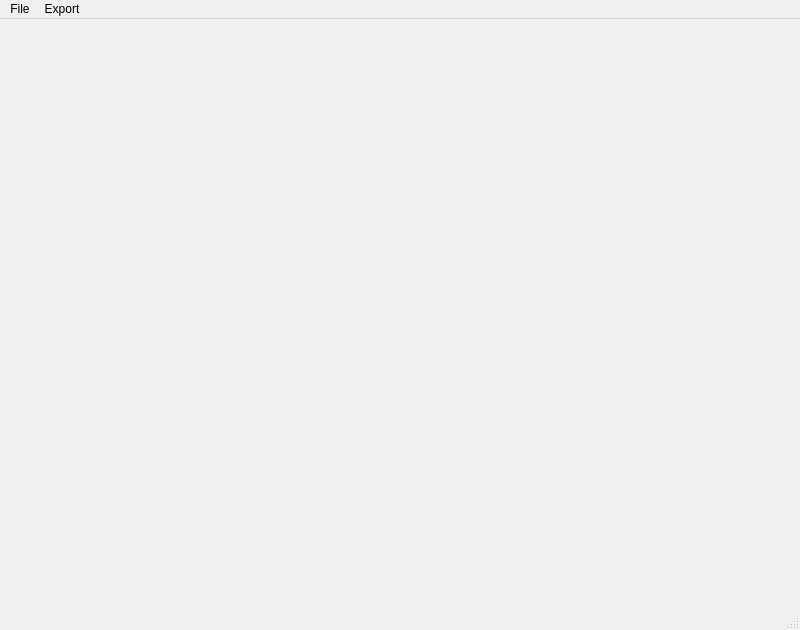
<?xml version="1.0" encoding="UTF-8"?>
<ui version="4.0">
 <class>MainWindow</class>
 <widget class="QMainWindow" name="MainWindow">
  <property name="geometry">
   <rect>
    <x>0</x>
    <y>0</y>
    <width>800</width>
    <height>630</height>
   </rect>
  </property>
  <property name="windowTitle">
   <string>DynGraph</string>
  </property>
  <widget class="QWidget" name="centralwidget">
   <layout class="QHBoxLayout" name="horizontalLayout">
    <item>
     <widget class="QTabWidget" name="tabWidget">
      <property name="currentIndex">
       <number>-1</number>
      </property>
      <property name="documentMode">
       <bool>true</bool>
      </property>
      <property name="tabsClosable">
       <bool>true</bool>
      </property>
     </widget>
    </item>
   </layout>
  </widget>
  <widget class="QStatusBar" name="statusBar"/>
  <widget class="QMenuBar" name="menuBar">
   <property name="geometry">
    <rect>
     <x>0</x>
     <y>0</y>
     <width>800</width>
     <height>19</height>
    </rect>
   </property>
   <widget class="QMenu" name="menuFile">
    <property name="title">
     <string>File</string>
    </property>
   </widget>
   <widget class="QMenu" name="menuExport">
    <property name="title">
     <string>Export</string>
    </property>
   </widget>
   <addaction name="menuFile"/>
   <addaction name="menuExport"/>
  </widget>
  <action name="actNewplot">
   <property name="text">
    <string>New plot</string>
   </property>
  </action>
  <action name="actQuit">
   <property name="text">
    <string>Quit</string>
   </property>
  </action>
 </widget>
 <resources/>
 <connections/>
</ui>
